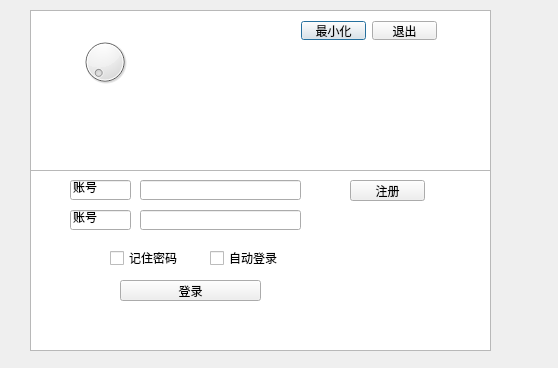
<?xml version="1.0" encoding="UTF-8"?>
<ui version="4.0">
 <class>Dialog</class>
 <widget class="QDialog" name="Dialog">
  <property name="geometry">
   <rect>
    <x>0</x>
    <y>0</y>
    <width>558</width>
    <height>368</height>
   </rect>
  </property>
  <property name="windowTitle">
   <string>Dialog</string>
  </property>
  <widget class="QGraphicsView" name="graphicsView">
   <property name="geometry">
    <rect>
     <x>30</x>
     <y>10</y>
     <width>461</width>
     <height>161</height>
    </rect>
   </property>
  </widget>
  <widget class="QWidget" name="horizontalLayoutWidget_2">
   <property name="geometry">
    <rect>
     <x>290</x>
     <y>10</y>
     <width>158</width>
     <height>41</height>
    </rect>
   </property>
   <layout class="QHBoxLayout" name="horizontalLayout_2">
    <item>
     <widget class="QPushButton" name="pushButton_3">
      <property name="text">
       <string>最小化</string>
      </property>
     </widget>
    </item>
    <item>
     <widget class="QPushButton" name="pushButton_4">
      <property name="text">
       <string>退出</string>
      </property>
     </widget>
    </item>
   </layout>
  </widget>
  <widget class="QGraphicsView" name="graphicsView_2">
   <property name="geometry">
    <rect>
     <x>30</x>
     <y>170</y>
     <width>461</width>
     <height>181</height>
    </rect>
   </property>
  </widget>
  <widget class="QLineEdit" name="lineEdit">
   <property name="geometry">
    <rect>
     <x>140</x>
     <y>180</y>
     <width>161</width>
     <height>20</height>
    </rect>
   </property>
  </widget>
  <widget class="QLineEdit" name="lineEdit_2">
   <property name="geometry">
    <rect>
     <x>140</x>
     <y>210</y>
     <width>161</width>
     <height>20</height>
    </rect>
   </property>
  </widget>
  <widget class="QCheckBox" name="checkBox_2">
   <property name="geometry">
    <rect>
     <x>210</x>
     <y>250</y>
     <width>71</width>
     <height>16</height>
    </rect>
   </property>
   <property name="text">
    <string>自动登录</string>
   </property>
  </widget>
  <widget class="QCheckBox" name="checkBox">
   <property name="geometry">
    <rect>
     <x>110</x>
     <y>250</y>
     <width>71</width>
     <height>16</height>
    </rect>
   </property>
   <property name="text">
    <string>记住密码</string>
   </property>
  </widget>
  <widget class="QPushButton" name="pushButton">
   <property name="geometry">
    <rect>
     <x>120</x>
     <y>280</y>
     <width>141</width>
     <height>21</height>
    </rect>
   </property>
   <property name="text">
    <string>登录</string>
   </property>
  </widget>
  <widget class="QLineEdit" name="lineEdit_3">
   <property name="geometry">
    <rect>
     <x>70</x>
     <y>180</y>
     <width>61</width>
     <height>20</height>
    </rect>
   </property>
   <property name="text">
    <string>账号</string>
   </property>
  </widget>
  <widget class="QDial" name="dial">
   <property name="geometry">
    <rect>
     <x>80</x>
     <y>30</y>
     <width>50</width>
     <height>64</height>
    </rect>
   </property>
  </widget>
  <widget class="QLineEdit" name="lineEdit_4">
   <property name="geometry">
    <rect>
     <x>70</x>
     <y>210</y>
     <width>61</width>
     <height>20</height>
    </rect>
   </property>
   <property name="text">
    <string>账号</string>
   </property>
  </widget>
  <widget class="QPushButton" name="pushButton_2">
   <property name="geometry">
    <rect>
     <x>350</x>
     <y>180</y>
     <width>75</width>
     <height>21</height>
    </rect>
   </property>
   <property name="text">
    <string>注册</string>
   </property>
  </widget>
 </widget>
 <layoutdefault spacing="6" margin="11"/>
 <tabstops>
  <tabstop>graphicsView</tabstop>
  <tabstop>graphicsView_2</tabstop>
  <tabstop>pushButton_3</tabstop>
  <tabstop>pushButton_4</tabstop>
  <tabstop>lineEdit_3</tabstop>
  <tabstop>lineEdit_4</tabstop>
  <tabstop>lineEdit</tabstop>
  <tabstop>lineEdit_2</tabstop>
  <tabstop>pushButton_2</tabstop>
  <tabstop>checkBox</tabstop>
  <tabstop>checkBox_2</tabstop>
  <tabstop>pushButton</tabstop>
  <tabstop>dial</tabstop>
 </tabstops>
 <resources/>
 <connections/>
</ui>
